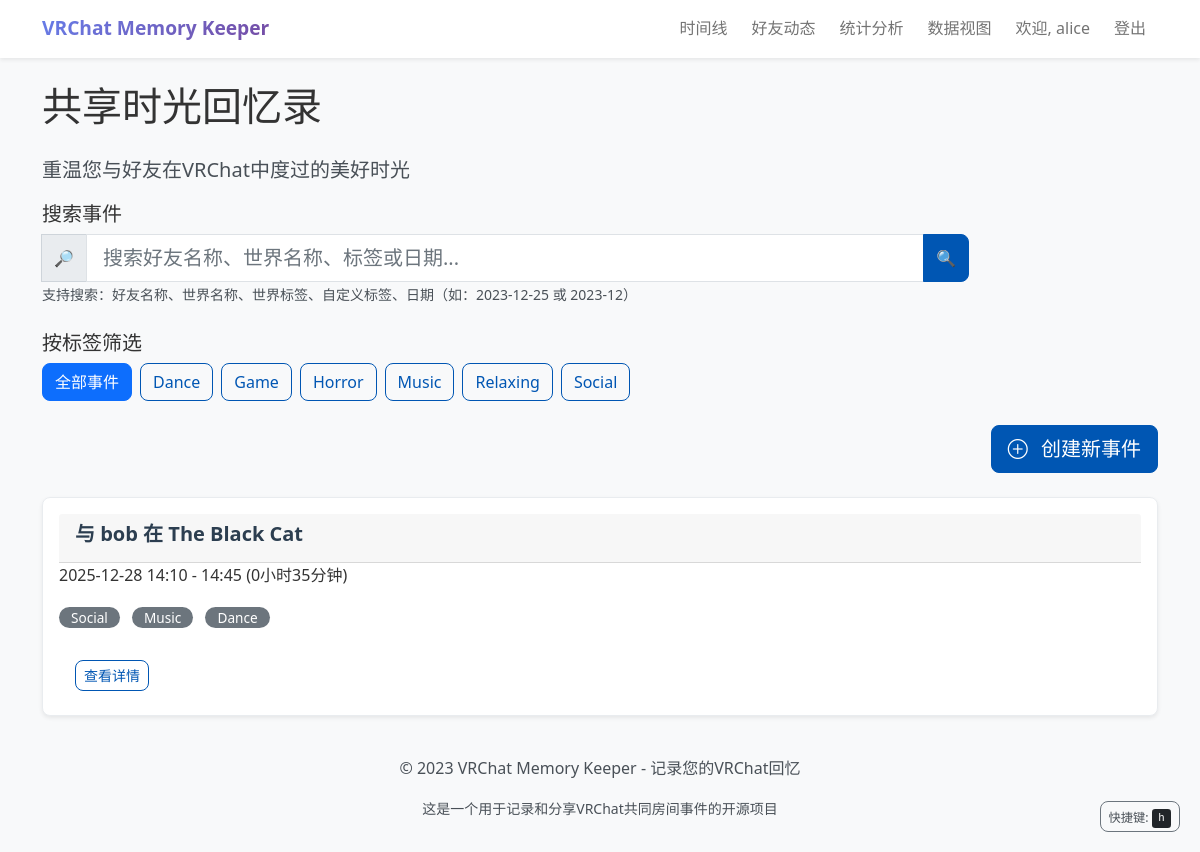
Screenshot of / (signed in) with the database file from the repository.
### app.py (models this page shows, shortened)
class User(UserMixin, db.Model):
    id = db.Column(db.Integer, primary_key=True)
    username = db.Column(db.String(80), unique=True, nullable=False)
    password_hash = db.Column(db.String(120), nullable=False)
    events = db.relationship('SharedEvent', backref='user', lazy=True)
    friends = db.relationship(
        'User',
        secondary='user_friends',
        primaryjoin='user_friends.c.user_id == User.id',
        secondaryjoin='user_friends.c.friend_id == User.id',
        backref=db.backref('friended_by', lazy='dynamic'),
        lazy='dynamic'
    )

class SharedEvent(db.Model):
    id = db.Column(db.Integer, primary_key=True)
    user_id = db.Column(db.Integer, db.ForeignKey('user.id'), nullable=False)
    world_id = db.Column(db.Integer, db.ForeignKey('world.id'), nullable=False)
    event_group_id = db.Column(
        db.Integer,
        db.ForeignKey('event_group.id'),
        nullable=True)  # 关联事件组
    friend_name = db.Column(db.String(80), nullable=False)
    start_time = db.Column(db.DateTime, nullable=False)
    end_time = db.Column(db.DateTime)
    duration = db.Column(db.Integer)  # 持续时间（秒）
    notes = db.Column(db.Text, nullable=True)  # 事件备注
    privacy = db.Column(db.String(20), default='public')
    custom_tags = db.relationship(
        'EventTag',
        backref='event',
        lazy=True,  # 懒加载
        cascade='all, delete-orphan'  # 级联删除
    )
    participants = db.relationship(
        'User',
        secondary='event_participants',
        backref=db.backref('participated_events', lazy='dynamic'),
        lazy='dynamic'
    )
    sync_hash = db.Column(db.String(100))  # 同步哈希，用于识别真正的共同事件
    sync_status = db.Column(db.String(20), default='pending')  # 同步状态：pending, syncing, synced
    last_synced_at = db.Column(db.DateTime)  # 最后同步时间
    sync_comments = db.relationship(
        'EventComment',
        backref='sync_event',
        primaryjoin='and_(SharedEvent.id == EventComment.event_id, EventComment.is_sync_comment == True)',
        lazy='dynamic'
    )

class World(db.Model):
    id = db.Column(db.Integer, primary_key=True)
    world_name = db.Column(db.String(200), nullable=False)
    world_id = db.Column(db.String(100), unique=True)
    tags = db.Column(db.Text)  # 以逗号分隔的标签字符串
    events = db.relationship('SharedEvent', backref='world', lazy=True)

### app.py (the view, shortened to what this page needs)
@app.route('/')
@login_required
def index():
    all_unique_tags = get_all_unique_tags()
    selected_tag = request.args.get('tag')
    from sqlalchemy import or_
    query = SharedEvent.query.filter(
        or_(
            SharedEvent.user_id == current_user.id,
            SharedEvent.participants.contains(current_user)
        )
    )
    filtered_query = filter_events_by_tag(query, selected_tag)
    search_query = request.args.get('search')
    start_date = None
    end_date = None
    if start_date:
        from datetime import datetime
        filtered_query = filtered_query.filter(
            SharedEvent.start_time >= start_date)
    if end_date:
        from datetime import timedelta
        end_datetime = end_date + timedelta(days=1)
        filtered_query = filtered_query.filter(
            SharedEvent.start_time < end_datetime)
    events = filtered_query.order_by(SharedEvent.start_time.desc()).all()
    event_has_unread_notifications = {}
    if current_user.is_authenticated:
        for event in events:
            comment_ids = [comment.id for comment in event.comments]
            if comment_ids:
                has_unread = Notification.query.filter(
                    Notification.user_id == current_user.id,
                    Notification.comment_id.in_(comment_ids),
                    Notification.is_read == False
                ).count() > 0
                event_has_unread_notifications[event.id] = has_unread
            else:
                event_has_unread_notifications[event.id] = False
    return render_template(
        'index.html',
        events=events,
        all_tags=all_unique_tags,
        selected_tag=selected_tag,
        search_query=search_query,
        event_has_unread_notifications=event_has_unread_notifications
    )

### templates/index.html (shortened to what this page needs)
{% extends 'base.html' %}
{% block content %}
    <header class="page-header" role="banner">
        <h1 class="mb-4">共享时光回忆录</h1>
        <p class="lead text-muted">重温您与好友在VRChat中度过的美好时光</p>
    </header>
    <section class="search-section mb-4" role="search" aria-labelledby="search-heading">
        <h2 id="search-heading" class="h5">搜索事件</h2>
        <form method="GET" action="{{ url_for('index') }}" class="search-form" aria-label="事件搜索表单">
            <div class="row g-3">
                <div class="col-md-10">
                    <div class="input-group">
                        <span class="input-group-text">
                            <span aria-hidden="true">🔎</span>
                        </span>
                        <input type="text" id="search-input" class="form-control form-control-lg" name="search"
                               placeholder="搜索好友名称、世界名称、标签或日期..."
                               aria-describedby="search-help"
                               value="{{ search_query or '' }}"
                               autocomplete="off">
                        <button type="submit" class="btn btn-primary"
                                aria-label="执行搜索">
                            <span aria-hidden="true">🔍</span>
                        </button>
                    </div>
                    <small id="search-help" class="form-text text-muted">
                        支持搜索：好友名称、世界名称、世界标签、自定义标签、日期（如：2023-12-25 或 2023-12）
                    </small>
                </div>
            </div>
        </form>
    </section>
    <section class="tag-filter-section mb-4" role="region" aria-labelledby="filter-heading">
        <h2 id="filter-heading" class="h5">按标签筛选</h2>
        <div class="filter-controls" role="toolbar" aria-label="标签筛选工具">
            <div class="d-flex flex-wrap gap-2" aria-label="筛选标签列表">
                {% if selected_tag %}
                    <a href="{{ url_for('index') }}" class="btn btn-primary" role="button"
                           aria-label="显示全部事件" aria-pressed="false">
                            全部事件
                        </a>
                {% else %}
                    <a href="{{ url_for('index') }}" class="btn btn-outline-primary active" role="button"
                           aria-label="显示全部事件（当前选中）" aria-pressed="true">
                            全部事件
                        </a>
                {% endif %}
                {% if all_tags %}
                    {% for tag in all_tags %}
                        {% if selected_tag == tag %}
                            <a href="{{ url_for('index', tag=tag) }}" class="btn btn-primary" role="button"
                               aria-label="筛选标签：{{ tag }}（当前选中）" aria-pressed="true">
                                {{ tag }}
                            </a>
                        {% else %}
                            <a href="{{ url_for('index', tag=tag) }}" class="btn btn-outline-primary" role="button"
                               aria-label="筛选标签：{{ tag }}" aria-pressed="false">
                                {{ tag }}
                            </a>
                        {% endif %}
                    {% endfor %}
                {% else %}
                    <span class="text-muted" aria-live="polite">暂无可用标签</span>
                {% endif %}
            </div>
        </div>
    </section>
    <section class="actions-section mb-4" role="toolbar" aria-label="事件操作工具">
        <div class="d-flex justify-content-end gap-2">
            <button type="button"
               class="btn btn-primary btn-lg"
               data-bs-toggle="modal"
               data-bs-target="#createEventModal"
               aria-label="创建新事件">
                <i class="bi bi-plus-circle me-2"></i> 创建新事件
            </button>
        </div>
    </section>
    <section class="events-section" role="region" aria-labelledby="events-heading">
        {% if events %}
            <div class="row" role="list" aria-label="共同房间事件列表">
                {% for event in events %}
                    <div class="col-lg-12" role="listitem">
                        <article class="card event-card shadow-sm position-relative">
                            <div class="card-body">
                                <header class="card-header">
                                    <h3 class="card-title h5">
                                        {% if current_user.username == event.friend_name %}
                                            与
                                            {% for participant in event.participants %}
                                                {% if participant.username != current_user.username %}
                                                    <span class="friend-name">{{ participant.username|trim }}</span>
                                                    {% if not loop.last %}, {% endif %}
                                                {% endif %}
                                            {% endfor %}
                                            在 <span class="world-name">{{ event.world.world_name }}</span>
                                        {% else %}
                                            与 <span class="friend-name">{{ event.friend_name|trim }}</span>
                                            在 <span class="world-name">{{ event.world.world_name }}</span>
                                        {% endif %}
                                    </h3>
                                </header>
                                <div class="card-content">
                                    <p class="card-text event-time">
                                        <time datetime="{{ event.start_time.isoformat() }}">
                                            {{ event.start_time.strftime('%Y-%m-%d %H:%M') }}
                                        </time>
                                        -
                                        <time datetime="{{ event.end_time.isoformat() }}">
                                            {{ event.end_time.strftime('%H:%M') }}
                                        </time>
                                        <span class="duration">
                                            ({{ (event.duration // 3600) }}小时{{ (event.duration % 3600) // 60 }}分钟)
                                        </span>
                                    </p>
                                    {% if event.world.tags %}
                                        <div class="world-tags mb-2">
                                            {% for tag in event.world.tags.split(',') %}
                                                <span class="badge bg-secondary tag" aria-label="世界标签：{{ tag.strip() }}">
                                                    {{ tag.strip() }}
                                                </span>
                                            {% endfor %}
                                        </div>
                                    {% endif %}
                                </div>
                                <footer class="card-footer bg-transparent border-0 pt-3">
                                    <div class="d-flex gap-2" role="group" aria-label="事件操作">
                                        <a href="{{ url_for('event_detail', event_id=event.id) }}"
                                           class="btn btn-outline-primary btn-sm"
                                           aria-label="查看事件 {{ event.friend_name }} 在 {{ event.world.world_name }} 的详细信息">
                                            查看详情
                                        </a>
                                    </div>
                                </footer>
                            </div>
                        </article>
                    </div>
                {% endfor %}
            </div>
        {% endif %}
    </section>
{% endblock %}

### templates/base.html (shortened to what this page needs)
<!DOCTYPE html>
<html lang="zh-CN">
<head>
    <link href="https://cdn.jsdelivr.net/npm/bootstrap@5.1.3/dist/css/bootstrap.min.css" rel="stylesheet">
    <link href="https://cdn.jsdelivr.net/npm/bootstrap-icons@1.10.5/font/bootstrap-icons.css" rel="stylesheet">
    <link href="{{ url_for('static', filename='css/main.css') }}" rel="stylesheet">
</head>
<body>
    <header role="banner">
        <nav class="navbar navbar-expand-lg navbar-light bg-white shadow-sm" role="navigation" aria-label="主导航">
            <div class="container">
                <a class="navbar-brand" href="{{ url_for('index') }}" aria-label="VRChat记忆记录器首页">
                    VRChat Memory Keeper
                </a>
                <div class="collapse navbar-collapse" id="navbarNav">
                    <div class="navbar-nav ms-auto" role="menubar">
                        {% if current_user.is_authenticated %}
                            <a class="nav-link" href="{{ url_for('index') }}" role="menuitem" aria-label="查看时间线">
                                时间线
                            </a>
                            <a class="nav-link" href="{{ url_for('friends_feed') }}" role="menuitem" aria-label="查看好友动态">
                                好友动态
                            </a>
                            <a class="nav-link" href="{{ url_for('stats') }}" role="menuitem" aria-label="查看统计分析">
                                统计分析
                            </a>
                            <a class="nav-link" href="{{ url_for('visualization_page') }}" role="menuitem" aria-label="查看数据视图">
                                数据视图
                            </a>
                            <span class="nav-link" role="status" aria-label="当前用户">
                                欢迎, {{ current_user.username }}
                            </span>
                            <a class="nav-link" href="{{ url_for('logout') }}" role="menuitem" aria-label="退出登录">
                                登出
                            </a>
                        {% endif %}
                    </div>
                </div>
            </div>
        </nav>
    </header>
    <main class="main-content" role="main">
        <div class="container mt-4">
            {% block content %}{% endblock %}
        </div>
    </main>
    <footer class="footer mt-auto py-3 bg-light" role="contentinfo">
        <div class="container">
            <div class="text-center text-muted">
                <p>© 2023 VRChat Memory Keeper - 记录您的VRChat回忆</p>
                <p class="small">这是一个用于记录和分享VRChat共同房间事件的开源项目</p>
            </div>
        </div>
    </footer>
</body>
</html>

### rows the page displays
User: username "alice"
SharedEvent: friend_name "bob", world.world_name "The Black Cat", start_time "2025-12-28 14:10", end_time "14:45", duration "0", (event.duration%3600)//60 "35", strip "Social" "Music" "Dance"

### other values shown
{{ tag }} "Dance" "Game" "Horror" "Music" "Relaxing" "Social"
